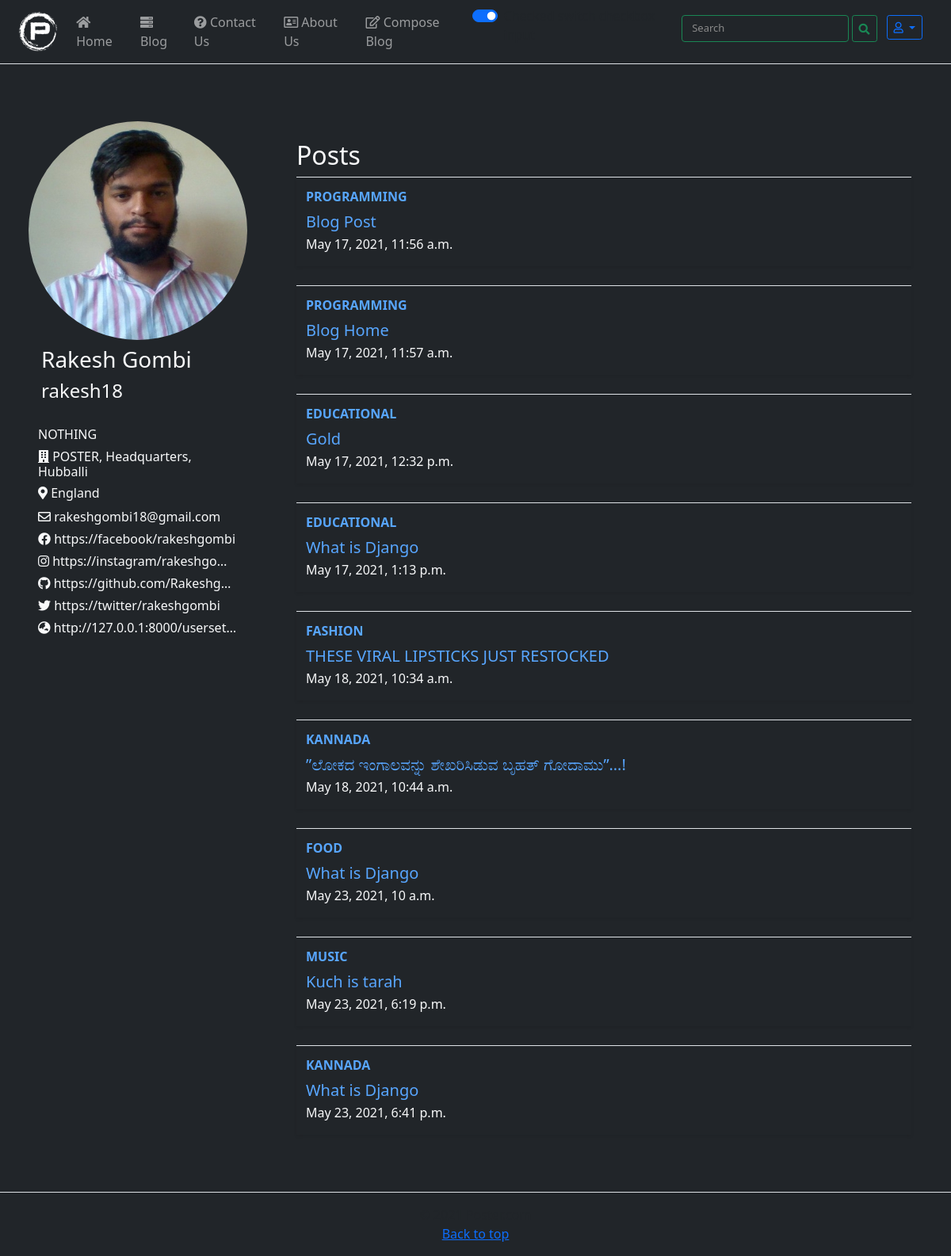
Page /usersettings/rakesh18/ (signed in) on the committed database.
### Home/models.py (models this page shows, shortened)
class Profile(models.Model):
    user = models.OneToOneField(User, null=True, on_delete=models.CASCADE)
    bio = models.TextField()
    organisation = models.CharField(max_length=300, default="")
    country = models.CharField(max_length=50, default="")
    display_pic = ResizedImageField(size=[400, 400], crop=['middle', 'center'],quality=100, upload_to="pic_folder", blank=True, null=True)
    website = models.CharField(max_length=255, null=True, blank=True, default="")
    facebook = models.CharField(max_length=255, null=True, blank=True, default="")
    instagram = models.CharField(max_length=255, null=True, blank=True, default="")
    twitter = models.CharField(max_length=255, null=True, blank=True, default="")
    github = models.CharField(max_length=255, null=True, blank=True, default="")

### Blog/models.py (models this page shows, shortened)
class Post(models.Model):
    sno = models.AutoField(primary_key=True)
    category = models.CharField(max_length=50, default="")
    title = models.CharField(max_length=300, default="")
    author = models.CharField(max_length=255, default="")
    content = RichTextField(blank=True, null=True)
    thumbnail = ResizedImageField(size=[300, 400], crop=['middle', 'center'], quality=100, upload_to="blogThumbs", blank=True, null=True)
    slug = models.CharField(max_length=350)
    views = models.IntegerField(default=0)
    timestamp = models.DateTimeField(auto_now_add=True)

### Home/views.py (the view, shortened to what this page needs)
# urls.py: path('usersettings/<str:slug>/', views.userSettings, name="userSettings"),
def userSettings(request, slug):
    username = get_object_or_404(User, username=slug)
    user = User.objects.filter(username=username).first()
    allPost = Post.objects.filter(author=username)
    profile = Profile.objects.filter(user=user).first()
    print(user)
    context = {"user": user, "profile": profile, "allPosts": allPost}
    if not(request.user.is_authenticated and request.user == username):
        return render(request, "home/userProfile.html", context)

### templates/home/userProfile.html (shortened to what this page needs)
{% extends 'base.html' %}
{% load static %}
{% block body %}
<main class="bg-dark text-light row mx-0 py-5">
  <div class="divider" style="width:20px"></div>
  <div class="col px-4 mt-4 bg-dark col col-lg-3">
    <div class="" id="user-details">
      <div class="bg-dark row ">
        <div class="popup col-2 col-lg-12 col-sm-2  p-0">
          {% if profile.display_pic %}
          <img src="{{ profile.display_pic.url}}" width="400" height="400">
          {% else %}
          <img src="{% static 'logo/favicon.png' %}" class="" alt="...">
          {% endif %}
        </div>
        <div class="col bg-dark text-light col col-10 col-lg-12 p-2 px-3 col-sm-10">
          <h3 class="">{{user.first_name}} {{user.last_name}}</h3>
          <h4>{{user.username}}</h4>
        </div>
      </div>
      <div class="col bg-dark  ">
        <h6 class="mt-3">{{profile.bio}}</h6>
        <h6><i class="fa fa-building" aria-hidden="true"></i> {{profile.organisation}}</h6>
        <h6><i class="fas fa-map-marker-alt"></i> {{profile.country}}</h6>
        <ul class="navbar-nav">
          {% if user.email %}
          <li class="nav-item text-truncate mb-1"><a href="mailto:{{user.email}}" target="_blank"
              class=" text-decoration-none text-light"><i class="far fa-envelope"></i> {{user.email}}</a></li>
          {% endif %}
          {% if profile.facebook %}
          <li class="nav-item text-truncate mb-1"><a href="{{profile.facebook}}" target="_blank"
              class=" text-decoration-none text-light"><i class="fab fa-facebook"></i> {{profile.facebook}}</a></li>
          {% endif %}
          {% if profile.instagram %}
          <li class="nav-item text-truncate mb-1"><a href="{{profile.instagram}}" target="_blank"
              class=" text-decoration-none text-light"><i class="fab fa-instagram"></i> {{profile.instagram}}</a></li>
          {% endif %}
          {% if profile.github %}
          <li class="nav-item text-truncate mb-1"><a href="{{profile.github}}" target="_blank"
              class=" text-decoration-none text-light text-light"><i class="fab fa-github"></i> {{profile.github}}</a></li>
          {% endif %}
          {% if profile.twitter %}
          <li class="nav-item text-truncate mb-1">
            <a href="{{profile.twitter}}" target="_blank" class=" text-decoration-none text-light"><i class="fab fa-twitter"></i>
              {{profile.twitter}}</a>
          </li>
          {% endif %}
          {% if profile.website %}
          <li class="nav-item text-truncate mb-1"><a href="{{profile.website}}" class=" text-decoration-none text-light"><i
                class="fas fa-globe-asia"></i> {{profile.website}}</a></li>
          {% endif %}
        </ul>
      </div>
    </div>
  </div>
  <div class="container mt-5 col-lg-8">
    <h2 class="">Posts</h2>
    {% if allPosts.count > 0 %}
    {% for post in allPosts %}
    <div
      class="row no-gutters border-top  overflow-hidden flex-md-row mb-4 shadow-sm h-md-250 my-2 position-relative  bg-dark  p-1 col-lg-12 mx-auto">
      <div class="col p-2 d-flex flex-column position-static   justify">
        <strong class="d-inline-block mb-2 text-link text-uppercase">{{post.category}}</strong>
        <h5 class="mb-1"><a href="/blog/{{post.slug}}" class="text-link">{{ post.title }}</a></h5>
        <div class="mb-1 ">{{post.timestamp}}</div>
      </div>
    </div>
    {% endfor %}
  </div>
  {% else %}
  <h3>No Posts Yet</h3>
  {% endif %}
</main>
{% endblock body %}

### templates/home/userProfile.html (style rules this page uses)
.popup { display: flex; align-items: center; justify-content: center; }
.popup img { width: 100%; height: auto; border-radius: 50%; }

### rows in the picture
Profile: display_pic (picture), bio "NOTHING", organisation "POSTER, Headquarters, Hubballi", country "England", facebook "https://facebook/rakeshgombi", instagram "https://instagram/rakeshgo…", github "https://github.com/Rakeshg…", twitter "https://twitter/rakeshgombi", website "http://127.0.0.1:8000/userset…"
Post: category "PROGRAMMING", title "Blog Post", timestamp "May 17, 2021, 11:56 a.m."
Post: category "PROGRAMMING", title "Blog Home", timestamp "May 17, 2021, 11:57 a.m."
Post: category "EDUCATIONAL", title "Gold", timestamp "May 17, 2021, 12:32 p.m."
Post: category "EDUCATIONAL", title "What is Django", timestamp "May 17, 2021, 1:13 p.m."
Post: category "FASHION", title "THESE VIRAL LIPSTICKS JUST RESTOCKED", timestamp "May 18, 2021, 10:34 a.m."
Post: category "KANNADA", title "”ಲೋಕದ ಇಂಗಾಲವನ್ನು ಶೇಖರಿಸಿಡುವ ಬೃಹತ್ ಗೋದಾಮು”…!", timestamp "May 18, 2021, 10:44 a.m."
Post: category "FOOD", title "What is Django", timestamp "May 23, 2021, 10 a.m."
Post: category "MUSIC", title "Kuch is tarah", timestamp "May 23, 2021, 6:19 p.m."
Post: category "KANNADA", title "What is Django", timestamp "May 23, 2021, 6:41 p.m."

### other values in the picture
{{ user.first_name }} "Rakesh"
{{ user.last_name }} "Gombi"
{{ user.username }} "rakesh18"
{{ user.email }} "rakeshgombi18@gmail.com"
